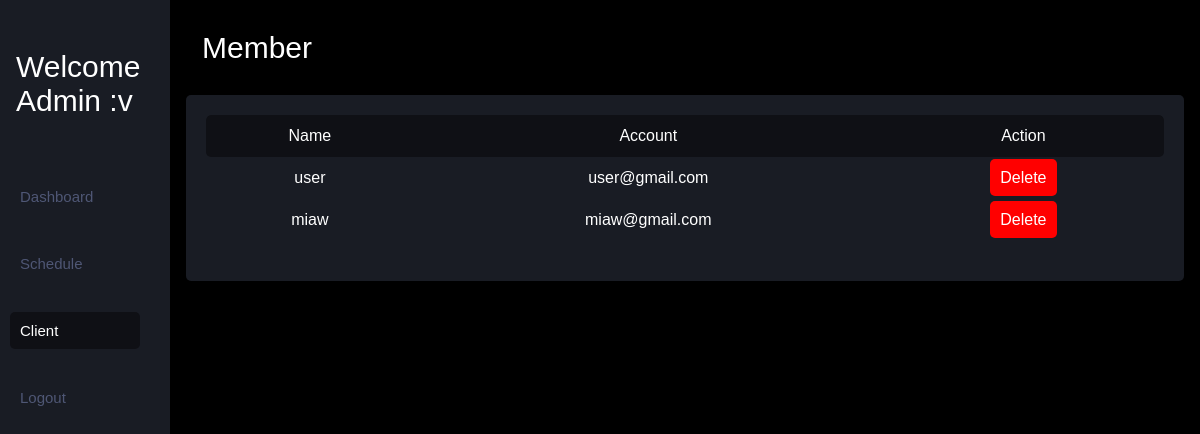
Page /admin_client.php (signed in) on the committed database.
### tables this page shows
CREATE TABLE `users` (
  `id` int NOT NULL,
  `email` varchar(255) NOT NULL,
  `password` varchar(255) NOT NULL,
  `role` enum('admin','user') NOT NULL,
  `name` varchar(100) NOT NULL
);

### admin_client.php (the view, shortened to what this page needs)
<?php
    require_once 'connection.php';
    $user_result = mysqli_query($conn,"SELECT * FROM users WHERE role = 'user'");
?>
<!DOCTYPE html>
<html lang="en">
<head>
</head>
<body>
    <div class="sidenav">
        <div class="title">Welcome Admin :v</div>
        <a href="admin.php">Dashboard</a>
        <a href="admin_schedule.php">Schedule</a>
        <a href="admin_client.php" class="active">Client</a>
        <a href="logout.php">Logout</a>
    </div>
    <div class="container">
        <div class="title">Member</div>
        <div class="card-table">
            <table>
                <tr>
                    <td class="top_table" style="border-top-left-radius: 5px; border-bottom-left-radius:5px;">Name</td>
                    <td class="top_table">Account</td>
                    <td class="top_table" style="border-top-right-radius: 5px; border-bottom-right-radius:5px;">Action</td>
                </tr>
                <?php
                    while($row=mysqli_fetch_array($user_result)){
                    ?>
                <tr>
                    <td><?=$row['name'];?></td>
                    <td><?=$row['email'];?></td>
                    <td><a class="delete" href="admin_delete.php?id=<?= htmlspecialchars($row['id']); ?>">Delete</a></td>
                </tr>
                <?php
                }
                ?>
            </table>
        </div>
    </div>
</body>
</html>

### admin_client.php (style rules this page uses)
body { margin: 0; padding: 0; font-family:Arial, Helvetica, sans-serif; background-color: black; }
.sidenav { height: 100%; width: 170px; position: fixed; z-index: 1; top: 0; left: 0; background-color: #191C24; overflow-x: hidden; padding-top: 20px; }
.sidenav a { margin: 30px 30px 30px 10px; padding: 10px; text-decoration: none; border-radius: 5px; font-size: 15px; color:#4F5775; display: block; transition: 0.5s; }
.title { padding: 30px 8px 30px 16px; font-size: 30px; display: block; color: white; }
.sidenav a.active { border-radius: 5px; color: white; background-color: #0F1015; }
.container { margin-left: 170px; padding: 1px 16px; color: white; }
.card-table { border-radius: 5px; background-color: #191C24; padding: 20px; }
table { border-collapse: collapse; width: 100%; margin-bottom: 20px; border-radius: 5px; overflow: hidden; }
table,td { padding: 12px; text-align: center; }
.top_table { background-color: #0F1015; }
.delete { text-decoration: none; border-radius: 5px; background-color: red; padding: 10px; color: white; }
td { text-align: center; }

### rows in the picture
users: name "user", email "user@gmail.com"
users: name "miaw", email "miaw@gmail.com"
